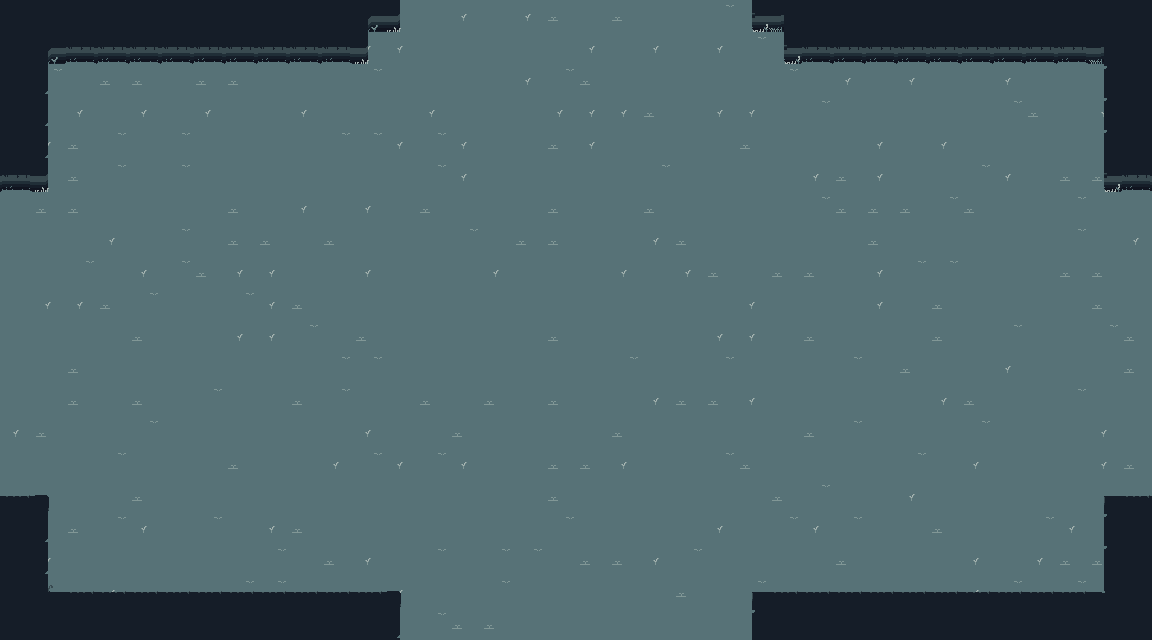

Rendered tile map (Tiled .tmx) drawn with the repository's tilesets; below, a short description and the full map source, tile grids included:
An orthogonal 36x20 tile map with 32x32 px tiles, 3 tile layers (ground, aboveground, decor) and 6 objects.

<map version="1.9" tiledversion="1.9.2" orientation="orthogonal" renderorder="right-down" width="36" height="20" tilewidth="32" tileheight="32" infinite="0" nextlayerid="7" nextobjectid="23">
 <properties>
  <property name="unity:SortingLayer" value="AboveGround" />
  <property name="unity:layer" value="Ground" />
 </properties>
 <tileset firstgid="1" source="ground_tilset.tsx" />
 <layer id="2" name="ground" width="36" height="20">
  <properties>
   <property name="unity:SortingLayer" value="Ground" />
   <property name="unity:layer" value="Ground" />
  </properties>
  <data encoding="csv">
20,20,19,19,20,20,17,20,18,20,20,19,17,20,19,20,19,17,20,17,20,20,18,20,17,20,20,17,20,18,20,19,17,17,20,20,
20,18,20,17,19,20,17,18,20,20,18,19,19,20,20,20,20,20,19,20,19,20,19,18,20,20,20,18,20,20,19,20,18,19,20,20,
19,18,20,17,17,20,17,17,20,20,20,18,20,20,20,20,19,18,17,20,20,20,20,20,18,20,19,20,19,20,20,19,20,20,20,20,
20,20,19,20,19,20,19,20,20,19,20,20,20,19,20,20,20,19,19,19,17,20,19,19,20,18,20,20,20,20,20,18,17,20,19,20,
20,19,17,18,20,18,20,20,20,20,18,18,19,18,19,20,20,17,19,20,20,20,20,17,20,20,20,19,20,19,20,20,20,20,18,20,
18,20,17,18,20,18,20,20,20,20,20,20,20,18,19,20,20,20,20,20,18,20,20,20,20,19,17,19,20,20,18,19,20,17,17,20,
20,17,17,20,20,20,20,17,20,19,20,19,20,17,20,20,20,17,20,20,17,20,20,20,20,18,17,17,17,18,17,20,20,18,20,20,
20,20,20,19,20,18,20,17,17,20,17,20,20,20,18,20,17,17,20,20,19,17,20,20,20,20,20,17,20,20,20,20,20,18,20,19,
20,20,18,20,19,18,17,19,19,20,20,19,20,20,20,19,20,20,20,19,20,19,17,20,17,17,20,19,18,18,20,20,20,17,17,20,
20,19,19,17,18,20,20,18,19,17,20,20,20,20,20,20,20,20,20,20,20,20,20,19,20,20,20,19,20,17,20,20,20,20,17,20,
20,20,20,20,17,20,20,19,19,18,20,17,20,20,20,20,20,17,20,20,20,20,19,19,20,17,20,20,20,17,20,18,20,20,18,17,
20,20,17,20,20,20,20,20,20,20,18,18,20,20,20,20,20,20,20,18,20,20,18,20,20,20,18,20,17,20,20,19,20,20,20,17,
20,20,17,20,17,20,18,20,20,17,18,20,20,17,20,17,20,17,20,20,19,17,17,19,20,20,20,20,20,19,17,20,20,18,20,20,
19,17,20,20,18,20,20,20,20,20,20,19,20,20,17,20,20,20,20,17,20,20,20,20,20,17,18,20,20,20,18,20,20,20,20,20,
20,20,20,18,20,20,20,17,20,20,19,18,19,18,19,20,20,17,17,19,20,20,18,17,20,20,20,20,18,20,19,20,20,20,17,17,
20,20,20,20,17,20,20,20,20,20,20,20,20,20,20,20,20,17,20,20,20,20,20,20,17,18,20,20,19,20,20,20,20,20,20,20,
20,20,17,18,19,20,18,20,19,17,20,20,20,20,20,20,20,18,20,20,20,20,19,20,18,19,18,20,20,17,20,20,18,19,20,20,
19,19,20,20,20,20,20,20,18,20,17,19,20,18,20,18,18,20,17,17,19,18,20,20,20,20,17,20,20,20,19,20,19,17,17,19,
20,20,20,19,20,20,20,18,18,20,17,20,19,20,20,18,20,20,20,20,20,17,20,18,20,20,20,20,20,20,19,18,20,18,20,20,
19,20,20,18,20,20,20,19,18,18,18,20,20,18,17,17,20,20,20,20,20,20,20,20,18,20,20,20,20,19,20,17,20,20,20,17
</data>
 </layer>
 <layer id="1" name="aboveground" width="36" height="20">
  <properties>
   <property name="unity:SortingLayer" value="Ground" />
   <property name="unity:layer" value="AboveGround" />
  </properties>
  <data encoding="csv">
9,9,9,9,9,9,9,9,9,9,9,4,11,0,0,0,0,0,0,0,0,0,0,10,5,9,9,9,9,9,9,9,9,9,9,9,
9,4,7,7,7,7,7,7,7,7,7,11,0,0,0,0,0,0,0,0,0,0,0,0,10,7,7,7,7,7,7,7,7,7,5,9,
9,15,0,0,0,0,0,0,0,0,0,0,0,0,0,0,0,0,0,0,0,0,0,0,0,0,0,0,0,0,0,0,0,0,14,9,
9,15,0,0,0,0,0,0,0,0,0,0,0,0,0,0,0,0,0,0,0,0,0,0,0,0,0,0,0,0,0,0,0,0,14,9,
9,15,0,0,0,0,0,0,0,0,0,0,0,0,0,0,0,0,0,0,0,0,0,0,0,0,0,0,0,0,0,0,0,0,14,9,
7,11,0,0,0,0,0,0,0,0,0,0,0,0,0,0,0,0,0,0,0,0,0,0,0,0,0,0,0,0,0,0,0,0,10,7,
0,0,0,0,0,0,0,0,0,0,0,0,0,0,0,0,0,0,0,0,0,0,0,0,0,0,0,0,0,0,0,0,0,0,0,0,
0,0,0,0,0,0,0,0,0,0,0,0,0,0,0,0,0,0,0,0,0,0,0,0,0,0,0,0,0,0,0,0,0,0,0,0,
0,0,0,0,0,0,0,0,0,0,0,0,0,0,0,0,0,0,0,0,0,0,0,0,0,0,0,0,0,0,0,0,0,0,0,0,
0,0,0,0,0,0,0,0,0,0,0,0,0,0,0,0,0,0,0,0,0,0,0,0,0,0,0,0,0,0,0,0,0,0,0,0,
0,0,0,0,0,0,0,0,0,0,0,0,0,0,0,0,0,0,0,0,0,0,0,0,0,0,0,0,0,0,0,0,0,0,0,0,
0,0,0,0,0,0,0,0,0,0,0,0,0,0,0,0,0,0,0,0,0,0,0,0,0,0,0,0,0,0,0,0,0,0,0,0,
0,0,0,0,0,0,0,0,0,0,0,0,0,0,0,0,0,0,0,0,0,0,0,0,0,0,0,0,0,0,0,0,0,0,0,0,
0,0,0,0,0,0,0,0,0,0,0,0,0,0,0,0,0,0,0,0,0,0,0,0,0,0,0,0,0,0,0,0,0,0,19,0,
0,0,0,0,0,0,0,0,0,0,0,0,0,0,0,0,0,0,0,0,0,0,0,0,0,0,0,0,0,0,0,0,0,0,19,0,
6,3,0,0,0,0,0,0,0,0,0,0,0,0,0,0,0,0,0,0,0,0,0,0,0,0,0,0,0,0,0,0,0,0,2,6,
9,15,0,0,0,0,0,0,0,0,0,0,0,0,0,0,0,0,0,0,0,0,0,0,0,0,0,0,0,0,0,0,0,0,14,9,
9,15,0,0,0,0,0,0,0,0,0,0,0,0,0,0,0,0,0,0,0,0,0,0,0,0,0,0,0,0,0,0,0,0,14,9,
9,12,6,6,6,6,6,6,6,6,6,6,3,0,0,0,0,0,0,0,0,0,0,2,6,6,6,6,6,6,6,6,6,6,13,9,
9,9,9,9,9,9,9,9,9,9,9,9,15,0,0,0,0,0,0,0,0,0,0,14,9,9,9,9,9,9,9,9,9,9,9,9
</data>
 </layer>
 <layer id="6" name="decor" width="36" height="20">
  <properties>
   <property name="unity:SortingLayer" value="Ground" />
   <property name="unity:layer" value="Ground" />
  </properties>
  <data encoding="csv">
0,0,0,0,0,0,0,0,0,0,0,0,0,0,0,0,0,0,0,0,0,0,0,0,0,0,0,0,0,0,0,0,0,0,0,0,
0,0,0,0,0,0,0,0,0,0,0,0,0,0,0,0,0,0,0,0,0,0,0,0,0,0,0,0,0,0,0,0,0,0,0,0,
0,0,0,0,0,0,0,0,0,0,0,0,0,0,0,0,0,0,0,0,0,0,0,0,0,0,0,0,0,0,0,0,0,0,0,0,
0,0,0,0,0,0,0,0,0,0,0,0,0,0,0,0,0,0,0,0,0,0,0,0,0,0,0,0,0,0,0,0,0,0,0,0,
0,0,0,0,0,0,0,0,0,0,0,0,0,0,0,0,0,0,0,0,0,0,0,0,0,0,0,0,0,0,0,0,0,0,0,0,
0,0,0,0,0,0,0,0,0,0,0,0,0,0,0,0,0,0,0,0,0,0,0,0,0,0,0,0,0,0,0,0,0,0,0,0,
0,0,0,0,0,0,0,0,0,0,0,0,0,0,0,0,0,0,0,0,0,0,0,0,0,0,0,0,0,0,0,0,0,0,0,0,
0,0,0,0,0,0,0,0,0,0,0,0,0,0,0,0,0,0,0,0,0,0,0,0,0,0,0,0,0,0,0,0,0,0,0,0,
0,0,0,0,0,0,0,0,0,0,0,0,0,0,0,0,0,0,0,0,0,0,0,0,0,0,0,0,0,0,0,0,0,0,0,0,
0,0,0,0,0,0,0,0,0,0,0,0,0,0,0,0,0,0,0,0,0,0,0,0,0,0,0,0,0,0,0,0,0,0,0,0,
0,0,0,0,0,0,0,0,0,0,0,0,0,0,0,0,0,0,0,0,0,0,0,0,0,0,0,0,0,0,0,0,0,0,0,0,
0,0,0,0,0,0,0,0,0,0,0,0,0,0,0,0,0,0,0,0,0,0,0,0,0,0,0,0,0,0,0,0,0,0,0,0,
0,0,0,0,0,0,0,0,0,0,0,0,0,0,0,0,0,0,0,0,0,0,0,0,0,0,0,0,0,0,0,0,0,0,0,0,
0,0,0,0,0,0,0,0,0,0,0,0,0,0,0,0,0,0,0,0,0,0,0,0,0,0,0,0,0,0,0,0,0,0,0,0,
0,0,0,0,0,0,0,0,0,0,0,0,0,0,0,0,0,0,0,0,0,0,0,0,0,0,0,0,0,0,0,0,0,0,0,0,
0,0,0,0,0,0,0,0,0,0,0,0,0,0,0,0,0,0,0,0,0,0,0,0,0,0,0,0,0,0,0,0,0,0,0,0,
0,0,0,0,0,0,0,0,0,0,0,0,0,0,0,0,0,0,0,0,0,0,0,0,0,0,0,0,0,0,0,0,0,0,0,0,
0,0,0,0,0,0,0,0,0,0,0,0,0,0,0,0,0,0,0,0,0,0,0,0,0,0,0,0,0,0,0,0,0,0,0,0,
0,0,0,0,0,0,0,0,0,0,0,0,0,0,0,0,0,0,0,0,0,0,0,0,0,0,0,0,0,0,0,0,0,0,0,0,
0,0,0,0,0,0,0,0,0,0,0,0,0,0,0,0,0,0,0,0,0,0,0,0,0,0,0,0,0,0,0,0,0,0,0,0
</data>
 </layer>
 <objectgroup id="3" name="levelTriggers">
  <properties>
   <property name="unity:IsTrigger " type="bool" value="true" />
  </properties>
  <object id="15" template="Templates/LT.tx" x="576" y="320">
   <properties>
    <property name="Idx" type="int" value="0" />
   </properties>
  </object>
  <object id="16" template="Templates/AT.tx" x="576" y="320">
   <properties>
    <property name="Idx" type="int" value="0" />
   </properties>
  </object>
  <object id="19" template="Templates/STV.tx" x="32" y="320" />
  <object id="20" template="Templates/STV.tx" x="1120" y="320" />
  <object id="21" template="Templates/STH.tx" x="576" y="32" />
  <object id="22" template="Templates/STH.tx" x="576" y="608" />
 </objectgroup>
</map>
